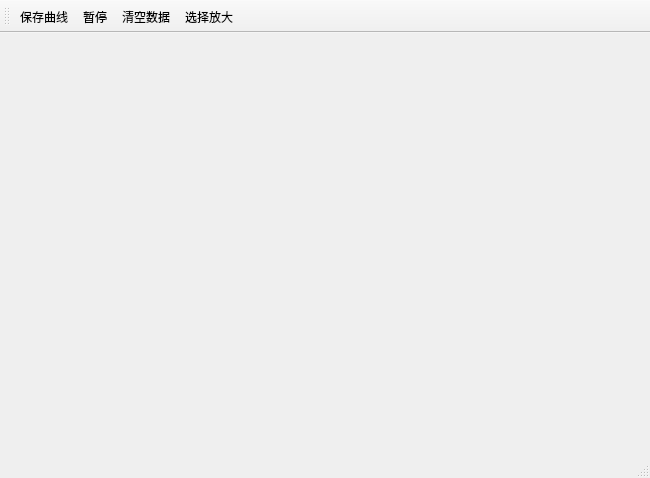
<?xml version="1.0" encoding="UTF-8"?>
<ui version="4.0">
 <class>Curve</class>
 <widget class="QMainWindow" name="Curve">
  <property name="geometry">
   <rect>
    <x>0</x>
    <y>0</y>
    <width>650</width>
    <height>478</height>
   </rect>
  </property>
  <property name="windowTitle">
   <string>MainWindow</string>
  </property>
  <property name="windowIcon">
   <iconset resource="../res/images.qrc">
    <normaloff>:/general/general/Curve.png</normaloff>:/general/general/Curve.png</iconset>
  </property>
  <widget class="QWidget" name="centralwidget">
   <layout class="QGridLayout" name="gridLayout">
    <item row="0" column="0">
     <widget class="QCustomPlot" name="plot" native="true"/>
    </item>
   </layout>
  </widget>
  <widget class="QStatusBar" name="statusbar"/>
  <widget class="QToolBar" name="toolBar">
   <property name="windowTitle">
    <string>toolBar</string>
   </property>
   <property name="iconSize">
    <size>
     <width>25</width>
     <height>25</height>
    </size>
   </property>
   <attribute name="toolBarArea">
    <enum>TopToolBarArea</enum>
   </attribute>
   <attribute name="toolBarBreak">
    <bool>false</bool>
   </attribute>
   <addaction name="actionSaveImg"/>
   <addaction name="actionPause"/>
   <addaction name="actionClear"/>
   <addaction name="actionZoom"/>
  </widget>
  <action name="actionPause">
   <property name="checkable">
    <bool>true</bool>
   </property>
   <property name="icon">
    <iconset resource="../res/images.qrc">
     <normaloff>:/general/general/Paused.png</normaloff>
     <normalon>:/general/general/play_1.png</normalon>:/general/general/Paused.png</iconset>
   </property>
   <property name="text">
    <string>暂停</string>
   </property>
   <property name="toolTip">
    <string>暂停绘图/继续绘图</string>
   </property>
  </action>
  <action name="actionZoom">
   <property name="checkable">
    <bool>true</bool>
   </property>
   <property name="icon">
    <iconset resource="../res/images.qrc">
     <normaloff>:/general/general/selection_1.png</normaloff>
     <normalon>:/general/general/pointer.png</normalon>:/general/general/selection_1.png</iconset>
   </property>
   <property name="text">
    <string>选择放大</string>
   </property>
   <property name="toolTip">
    <string>选框放大/鼠标拖动</string>
   </property>
  </action>
  <action name="actionClear">
   <property name="icon">
    <iconset resource="../res/images.qrc">
     <normaloff>:/general/general/view-refresh.png</normaloff>:/general/general/view-refresh.png</iconset>
   </property>
   <property name="text">
    <string>清空数据</string>
   </property>
  </action>
  <action name="actionSaveImg">
   <property name="icon">
    <iconset resource="../res/images.qrc">
     <normaloff>:/general/general/Save_2.png</normaloff>:/general/general/Save_2.png</iconset>
   </property>
   <property name="text">
    <string>保存曲线</string>
   </property>
   <property name="toolTip">
    <string>保存曲线图像</string>
   </property>
  </action>
 </widget>
 <customwidgets>
  <customwidget>
   <class>QCustomPlot</class>
   <extends>QWidget</extends>
   <header>qcustomplot.h</header>
   <container>1</container>
  </customwidget>
 </customwidgets>
 <resources>
  <include location="../res/images.qrc"/>
 </resources>
 <connections/>
</ui>
